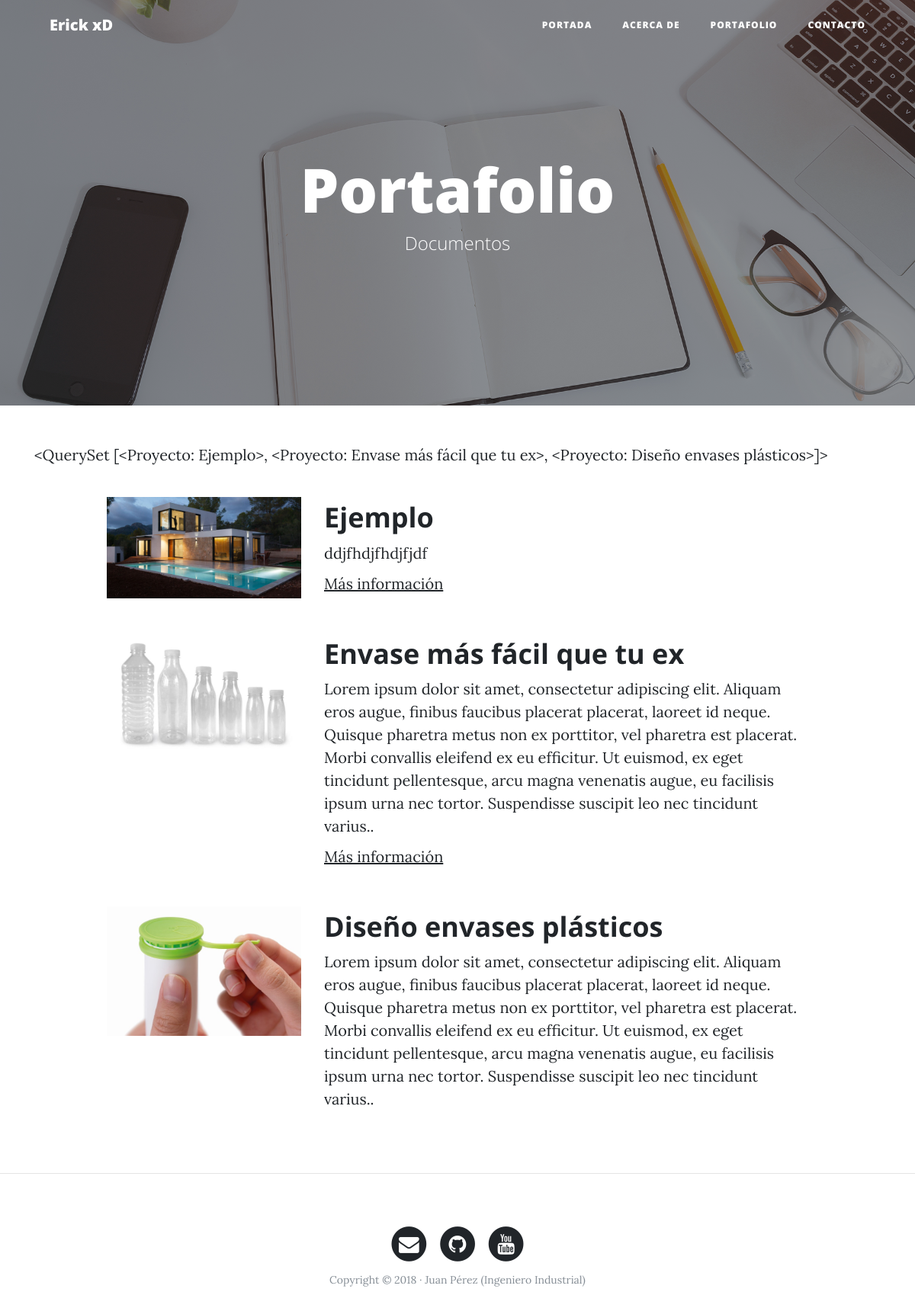
The page /portfolio/ on the database its author committed.
### proyecto/models.py (models this page shows)
class Proyecto(models.Model): #herede Model de models, esta clase representa una tabla de la base de datos
    title = models.CharField(max_length=200,verbose_name="Titulo")#Y asi puedo agregar el verbose_name en los demas campos para la traducción
    description = models.TextField()
    image = models.ImageField(upload_to="projects")#upload_to para decir donde quiero que se suban las imagénes media y en este caso lo hagan en el directorio proyecto
    link = models.URLField(verbose_name="Dirección web",null=True, blank=True)#null y blank por que el campo es opcional
    created = models.DateTimeField(auto_now_add=True) #el auto_now_add es para que ponga la hora cuando se crea la primera vez
    updated = models.DateTimeField(auto_now=True) #igual, solo que se ejecuta cada vez que se actualiza una instancia
    class Meta:
        verbose_name = "proyecto"
        verbose_name_plural = "proyectos"
        ordering = ["-created"] #ordenar los campos, se pueden ordernar por varios campos a la vez, pero lo voy a hacer por creación. Ordeno de más nuevos a antiguos para eso uso - antes del campo
    def __str__(self):
        return self.title #Me devuelva el nombre del proyecto cuando listo los proyecto y no me salga Proyecto objetc(1)

### proyecto/views.py (the view)
# urls.py: path('portfolio/',portfolio_views.portfolio, name="portf"),
def portfolio(request):
    projects = Proyecto.objects.all()#devuelve todos los objetos que tiene el modelo
    return render(request, "portfolio/portafolio.html",{'projects':projects})

### proyecto/templates/portfolio/portafolio.html (shortened to what this page needs)
{%extends 'core/base.html'%}
{%block background%}{%load static%}{%static 'core/img/portfolio-bg.jpg' %}{%endblock%}
{%block headers%}
<h1>Portafolio</h1>
<span class="subheading">Documentos</span>
{%endblock%}
{%block content%}
{{projects}}
			{%for project in projects%}
	      <div class="row project">
	      	<div class="col-lg-3 col-md-4 offset-lg-1">
					 <img class="img-fluid" src="{{project.image.url}}" alt="">
	      	</div>
	        <div class="col-lg-7 col-md-8">
	      		<h2 class="section-heading title">{{project.title}}</h2>
	          <p>{{project.description}}</p>
						 {%if project.link%}
						 		<p><a href="{{project.link}}">Más información</a></p>
						 {%endif%}
	      	</div>
	      </div>
		{%endfor%}
{%endblock%}

### core/templates/core/base.html (shortened to what this page needs)
<!DOCTYPE html>
<html lang="es">
  <head>
    {%load static%}
    <link href="{% static 'core/vendor/bootstrap/css/bootstrap.min.css'%}" rel="stylesheet">
    <link href="{% static 'core/vendor/font-awesome/css/font-awesome.min.css'%}" rel="stylesheet" type="text/css">
    <link href="{% static 'core/css/clean-blog.min.css'%}" rel="stylesheet">
  </head>
  <body>
    <nav class="navbar navbar-expand-lg navbar-light fixed-top" id="mainNav">
      <div class="container">
        <a class="navbar-brand" href="{%url 'home'%}">Erick xD</a>
        <div class="collapse navbar-collapse" id="navbarResponsive">
          <ul class="navbar-nav ml-auto">
            <li class="nav-item">
              <a class="nav-link" href="{%url 'home'%}">Portada</a>
            </li>
            <li class="nav-item">
              <a class="nav-link" href="{%url 'about'%}">Acerca de</a>
            </li>
            <li class="nav-item">
              <a class="nav-link" href="{%url 'portf'%}">Portafolio</a>
            </li>
            <li class="nav-item">
              <a class="nav-link" href="{%url 'contacto'%}">Contacto</a>
            </li>
          </ul>
        </div>
      </div>
    </nav>
    <header class="masthead" style="background-image: url('{% block background %}{%endblock%}')">
      <div class="overlay"></div>
      <div class="container">
        <div class="row">
          <div class="col-lg-8 col-md-10 mx-auto">
            <div class="site-heading">
                {%block headers%}{%endblock%}
            </div>
          </div>
        </div>
      </div>
    </header>
    <div class="container">
        {%block content%}{%endblock%}
    </div>
    {% if request.path != "/"%}<hr>{%endif%}
    <footer>
      <div class="container">
        <div class="row">
          <div class="col-lg-8 col-md-10 mx-auto">
            <ul class="list-inline text-center">
              <li class="list-inline-item">
                <a href="#">
                  <span class="fa-stack fa-lg">
                    <i class="fa fa-circle fa-stack-2x"></i>
                    <i class="fa fa-envelope fa-stack-1x fa-inverse"></i>
                  </span>
                </a>
              </li>
              <li class="list-inline-item">
                <a href="#">
                  <span class="fa-stack fa-lg">
                    <i class="fa fa-circle fa-stack-2x"></i>
                    <i class="fa fa-github fa-stack-1x fa-inverse"></i>
                  </span>
                </a>
              </li>
              <li class="list-inline-item">
                <a href="#">
                  <span class="fa-stack fa-lg">
                    <i class="fa fa-circle fa-stack-2x"></i>
                    <i class="fa fa-youtube fa-stack-1x fa-inverse"></i>
                  </span>
                </a>
              </li>
            </ul>
            <p class="copyright text-muted">Copyright &copy; 2018 · Juan Pérez (Ingeniero Industrial) </p>
          </div>
        </div>
      </div>
    </footer>
  </body>
</html>

### rows shown on the page
Proyecto: title.title "<QuerySet [<Proyecto: Ejemplo>, <Proyecto: Envase más fácil que tu ex>, <Proyecto: Diseño envases plásticos>]>", image (picture), title "Ejemplo", description "ddjfhdjfhdjfjdf"
Proyecto: image (picture), title "Envase más fácil que tu ex", description "Lorem ipsum dolor sit amet, consectetur adipiscing elit. Aliquam eros augue, finibus faucibus placerat placerat, laoreet id neque. Quisque pharetra metus non ex porttitor, vel pharetra est placerat. Morbi convallis eleifend ex eu efficitur. Ut euismod, ex eget tincidunt pellentesque, arcu magna venenatis augue, eu facilisis ipsum urna nec tortor. Suspendisse suscipit leo nec tincidunt varius.."
Proyecto: image (picture), title "Diseño envases plásticos", description "Lorem ipsum dolor sit amet, consectetur adipiscing elit. Aliquam eros augue, finibus faucibus placerat placerat, laoreet id neque. Quisque pharetra metus non ex porttitor, vel pharetra est placerat. Morbi convallis eleifend ex eu efficitur. Ut euismod, ex eget tincidunt pellentesque, arcu magna venenatis augue, eu facilisis ipsum urna nec tortor. Suspendisse suscipit leo nec tincidunt varius.."
